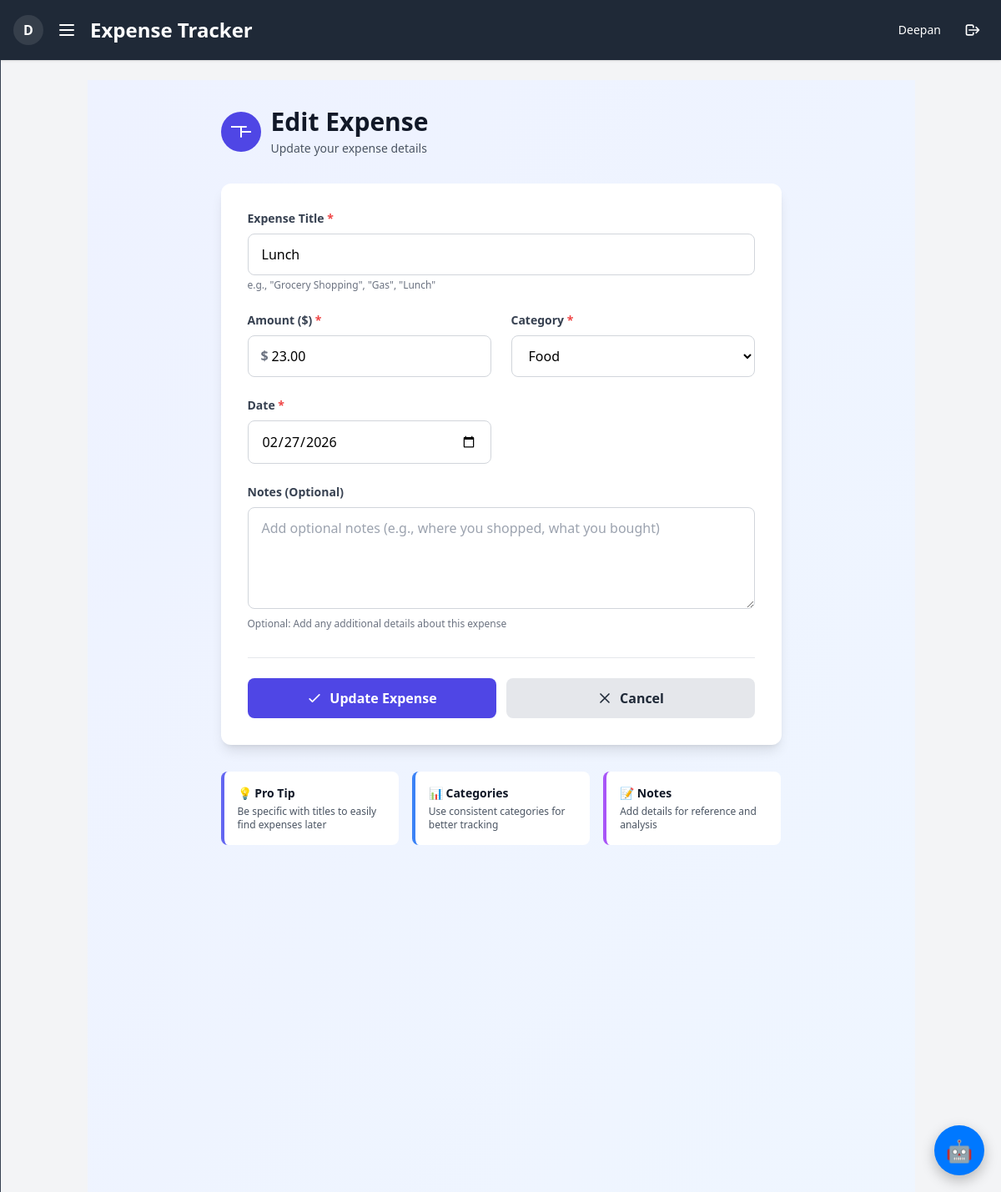
Screenshot of /expense/10/edit/ (signed in) with the database file from the repository.
### expenses/models.py (models this page shows, shortened)
class Expense(models.Model):
    CATEGORY_CHOICES = [
        ('Food', 'Food'),
        ('Travel', 'Travel'),
        ('Entertainment', 'Entertainment'),
        ('Utilities', 'Utilities'),
        ('Sharing', 'Sharing'),
        ('Other', 'Other'),
    ]
    user = models.ForeignKey(User, on_delete=models.CASCADE)
    title = models.CharField(max_length=200)
    amount = models.DecimalField(max_digits=10, decimal_places=2)
    category = models.CharField(max_length=50, choices=CATEGORY_CHOICES)
    date = models.DateField()
    description = models.TextField(blank=True, null=True)

### expenses/views.py (the view)
# urls.py: path('expense/<int:pk>/edit/', views.expense_update, name='expense_update'),
@login_required
def expense_update(request, pk):
    expense = get_object_or_404(Expense, pk=pk, user=request.user)
    if request.method == 'POST':
        form = ExpenseForm(request.POST, instance=expense)
        if form.is_valid():
            expense = form.save(commit=False)
            form.save()
            return redirect('expense_list')
    else:
        form = ExpenseForm(instance=expense)
    return render(request, 'expenses/expense_form.html', {'form': form})

### expenses/templates/expenses/expense_form.html (shortened to what this page needs)
{% extends 'expenses/base.html' %}
{% block content %}
<div class="min-h-screen bg-gradient-to-br from-indigo-50 to-blue-50 py-8 px-4 sm:px-6 lg:px-8">
    <div class="max-w-2xl mx-auto">
        <div class="mb-8">
            <div class="flex items-center gap-3 mb-2">
                <div class="w-12 h-12 bg-indigo-600 rounded-full flex items-center justify-center">
                    <svg class="w-6 h-6 text-white" fill="none" stroke="currentColor" viewBox="0 0 24 24">
                        <path stroke-linecap="round" stroke-linejoin="round" stroke-width="2" d="M12 6v6m0 0v6m0-6h6m0 0h6m-6-6h-6m0 0H0"></path>
                    </svg>
                </div>
                <div>
                    <h1 class="text-3xl font-bold text-gray-900">
                        {% if form.instance.pk %}Edit Expense{% else %}Add New Expense{% endif %}
                    </h1>
                    <p class="text-gray-600 text-sm mt-1">
                        {% if form.instance.pk %}Update your expense details{% else %}Track your spending by adding a new expense{% endif %}
                    </p>
                </div>
            </div>
        </div>
        <div class="bg-white rounded-xl shadow-lg overflow-hidden">
            <form method="post" class="p-8" >
                <div class="grid grid-cols-1 md:grid-cols-2 gap-6 mb-6">
                    <div class="md:col-span-2">
                        <label for="{{ form.title.id_for_label }}" class="block text-sm font-semibold text-gray-700 mb-2">
                            {{ form.title.label }}
                            <span class="text-red-500">*</span>
                        </label>
                        {{ form.title }}
                        <p class="mt-1 text-xs text-gray-500">e.g., "Grocery Shopping", "Gas", "Lunch"</p>
                    </div>
                    <div>
                        <label for="{{ form.amount.id_for_label }}" class="block text-sm font-semibold text-gray-700 mb-2">
                            {{ form.amount.label }}
                            <span class="text-red-500">*</span>
                        </label>
                        <div class="relative">
                            <span class="absolute left-4 top-3 text-gray-500 font-semibold">$</span>
                            {{ form.amount }}
                        </div>
                    </div>
                    <div>
                        <label for="{{ form.category.id_for_label }}" class="block text-sm font-semibold text-gray-700 mb-2">
                            {{ form.category.label }}
                            <span class="text-red-500">*</span>
                        </label>
                        {{ form.category }}
                    </div>
                    <div>
                        <label for="{{ form.date.id_for_label }}" class="block text-sm font-semibold text-gray-700 mb-2">
                            {{ form.date.label }}
                            <span class="text-red-500">*</span>
                        </label>
                        {{ form.date }}
                    </div>
                </div>
                <div class="mb-8">
                    <label for="{{ form.description.id_for_label }}" class="block text-sm font-semibold text-gray-700 mb-2">
                        {{ form.description.label }}
                    </label>
                    {{ form.description }}
                    <p class="mt-1 text-xs text-gray-500">Optional: Add any additional details about this expense</p>
                </div>
                <div class="flex gap-3 pt-6 border-t border-gray-200">
                    <button
                        type="submit"
                        class="flex-1 bg-indigo-600 hover:bg-indigo-700 text-white font-semibold py-3 px-6 rounded-lg transition duration-200 transform hover:scale-105 flex items-center justify-center gap-2"
                    >
                        <svg class="w-5 h-5" fill="none" stroke="currentColor" viewBox="0 0 24 24">
                            <path stroke-linecap="round" stroke-linejoin="round" stroke-width="2" d="M5 13l4 4L19 7"></path>
                        </svg>
                        {% if form.instance.pk %}Update Expense{% else %}Create Expense{% endif %}
                    </button>
                    <a
                        href="{% url 'expense_list' %}"
                        class="flex-1 bg-gray-200 hover:bg-gray-300 text-gray-800 font-semibold py-3 px-6 rounded-lg transition duration-200 flex items-center justify-center gap-2"
                    >
                        <svg class="w-5 h-5" fill="none" stroke="currentColor" viewBox="0 0 24 24">
                            <path stroke-linecap="round" stroke-linejoin="round" stroke-width="2" d="M6 18L18 6M6 6l12 12"></path>
                        </svg>
                        Cancel
                    </a>
                </div>
            </form>
        </div>
        <div class="mt-8 grid grid-cols-1 sm:grid-cols-3 gap-4">
            <div class="bg-white rounded-lg p-4 border-l-4 border-indigo-500">
                <h3 class="font-semibold text-gray-900 text-sm mb-1">💡 Pro Tip</h3>
                <p class="text-xs text-gray-600">Be specific with titles to easily find expenses later</p>
            </div>
            <div class="bg-white rounded-lg p-4 border-l-4 border-blue-500">
                <h3 class="font-semibold text-gray-900 text-sm mb-1">📊 Categories</h3>
                <p class="text-xs text-gray-600">Use consistent categories for better tracking</p>
            </div>
            <div class="bg-white rounded-lg p-4 border-l-4 border-purple-500">
                <h3 class="font-semibold text-gray-900 text-sm mb-1">📝 Notes</h3>
                <p class="text-xs text-gray-600">Add details for reference and analysis</p>
            </div>
        </div>
    </div>
</div>
{% endblock %}

### expenses/templates/expenses/base.html (shortened to what this page needs)
<!DOCTYPE html>
<html lang="en">
<head>
    <script src="https://cdn.tailwindcss.com"></script>
</head>
<body class="bg-gray-100 min-h-screen font-sans flex flex-col">
    <header class="bg-gray-800 text-white py-4 shadow">
        <div class="flex justify-between items-center px-4">
            <div class="flex items-center gap-2">
                {% if user.is_authenticated %}
                <div class="relative">
                    <button id="profile-toggle" aria-expanded="false" aria-controls="profile-menu" aria-label="Open profile menu"
                            class="w-9 h-9 rounded-full bg-white/10 flex items-center justify-center text-white hover:bg-white/20 transition">
                        {% if request.user.profile.profile_pic %}
                            <img src="{{ request.user.profile.profile_pic.url }}" alt="avatar" class="w-9 h-9 rounded-full object-cover">
                        {% else %}
                            <span class="font-semibold">{{ request.user.username|slice:":1"|upper }}</span>
                        {% endif %}
                    </button>
                </div>
                {% endif %}
                <div class="relative">
                    <button id="nav-toggle" aria-expanded="false" aria-controls="nav-sidebar" aria-label="Open navigation menu"
                            class="p-2 rounded hover:bg-white/20 transition-colors text-white">
                        <svg xmlns="http://www.w3.org/2000/svg" class="w-6 h-6" fill="none" viewBox="0 0 24 24" stroke="currentColor" stroke-width="2">
                            <path stroke-linecap="round" stroke-linejoin="round" d="M4 6h16M4 12h16M4 18h16" />
                        </svg>
                    </button>
                </div>
                <h1 class="text-2xl font-bold">Expense Tracker</h1>
            </div>
            <div class="flex items-center gap-3">
                {% if user.is_authenticated %}
                    <span class="mr-2 text-sm">{{ user.username }}</span>
                    <form action="{% url 'logout' %}" method="post" class="inline">
                        <button type="submit" aria-label="Logout" title="Logout"
                                class="p-2 rounded hover:bg-white/20 transition-colors text-white">
                            <svg xmlns="http://www.w3.org/2000/svg" class="w-5 h-5" fill="none" viewBox="0 0 24 24" stroke="currentColor" stroke-width="2" aria-hidden="true">
                                <path stroke-linecap="round" stroke-linejoin="round" d="M17 16l4-4m0 0l-4-4m4 4H7m6 4v1a2 2 0 01-2 2H5a2 2 0 01-2-2V7a2 2 0 012-2h6a2 2 0 012 2v1" />
                            </svg>
                        </button>
                    </form>
                {% else %}
                    <a href="{% url 'login' %}" class="mr-4 hover:underline font-semibold">Login</a>
                    <a href="{% url 'signup' %}" class="hover:underline font-semibold">Sign Up</a>
                {% endif %}
            </div>
        </div>
    </header>
    <div class="flex flex-1">
    <main class="flex-1 container mx-auto px-4 py-6">
        {% block content %}
        {% endblock %}
    </main>
    </div>
    {% if user.is_authenticated %}
        {% include 'expenses/chatbot.html' %}
    {% endif %}
</body>
</html>

### rows the page displays
Expense: title "Lunch", amount "23.00", category "Food", date "02/27/2026"

### other values shown
{{ request.user.username|slice:":1"|upper }} "D"
{{ user.username }} "Deepan"
